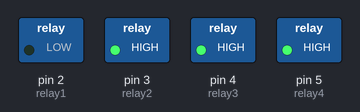
This sketch was run on a simulated Arduino Uno, built with avr-gcc and run on an emulated ATmega328P. Shown: switched loads named in the sketch (green lamp = pin HIGH).

Above: at 0.5 s.
At 2.5 s:
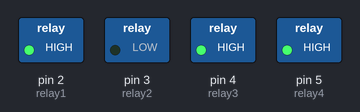
At 4.5 s:
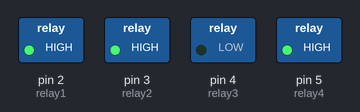
At 6.5 s:
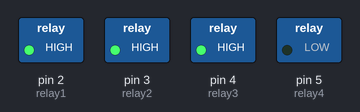
At 9.5 s:
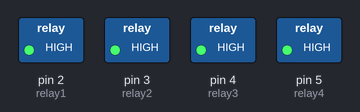
Timing chart, 0 to 10.4 s (numbered marks = the images above):
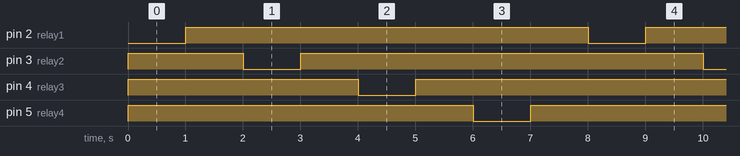

Measured:
- by itself, pin 2 (relay1), pin 3 (relay2), pin 4 (relay3), pin 5 (relay4): alternates HIGH for 7.0 s and LOW for 1.0 s
- by itself, everything shown: repeats every 8.0 s, in 8 steps

The sketch:

4Relay.ino
```cpp
// --- Relay pin define ---
const int relay1 = 2;   // IN1
const int relay2 = 3;   // IN2
const int relay3 = 4;   // IN3
const int relay4 = 5;   // IN4

void setup() {
  // set all relay pins to OUTPUT
  pinMode(relay1, OUTPUT);
  pinMode(relay2, OUTPUT);
  pinMode(relay3, OUTPUT);
  pinMode(relay4, OUTPUT);

  // make sure all relays start OFF (HIGH = OFF on low-trigger boards)
  digitalWrite(relay1, HIGH);
  digitalWrite(relay2, HIGH);
  digitalWrite(relay3, HIGH);
  digitalWrite(relay4, HIGH);
}

void loop() {
  activateRelay(relay1);
  activateRelay(relay2);
  activateRelay(relay3);
  activateRelay(relay4);
}

// 函式：打開指定 relay 1 秒、關閉 1 秒
void activateRelay(int relayPin) {
  // 確保其他都關閉（安全）
  allRelaysOff();

  // 開啟指定鎖（LOW = ON）
  digitalWrite(relayPin, LOW);
  delay(1000);   // 打開 1 秒

  // 關閉（HIGH = OFF）
  digitalWrite(relayPin, HIGH);
  delay(1000);   // 關閉 1 秒
}

// 將所有繼電器關閉（確保一次只開 1 個）
void allRelaysOff() {
  digitalWrite(relay1, HIGH);
  digitalWrite(relay2, HIGH);
  digitalWrite(relay3, HIGH);
  digitalWrite(relay4, HIGH);
}
```
